Frame 1 (no input): blank canvas, image omitted
Frame 60 (no input): blank canvas, image omitted
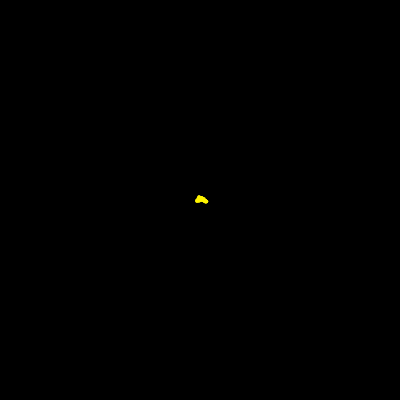
Frame 120 (the mouse pressed at the canvas centre since frame 60)

The p5.js sketch whose frames 1 and 60 were blank and that drew this single picture after the mouse press (run headless with seeded random() and noise() and a simulated clock; from frame 60 on, the mouse is pressed at the canvas centre):

// p5.js sketch
// ── sketch.js
const canvasWidth = 400;
const canvasHeight = 400;

function setup() {
  w = new Walker(canvasHeight / 2, canvasWidth / 2);
  createCanvas(canvasWidth, canvasHeight);
  background(0);
  frameRate(60);
}

function draw() {
  w.step();
  stroke(255, 244, 0)
  strokeWeight(3);
  w.render();
}

class Walker {
  constructor(x, y) {
    this.x = x;
    this.y = y;
  }

  step() {
    this.x += random(-1, 1);
    this.y += random(-1, 1)
  }

  render() {
    point(this.x, this.y);
  }
}
